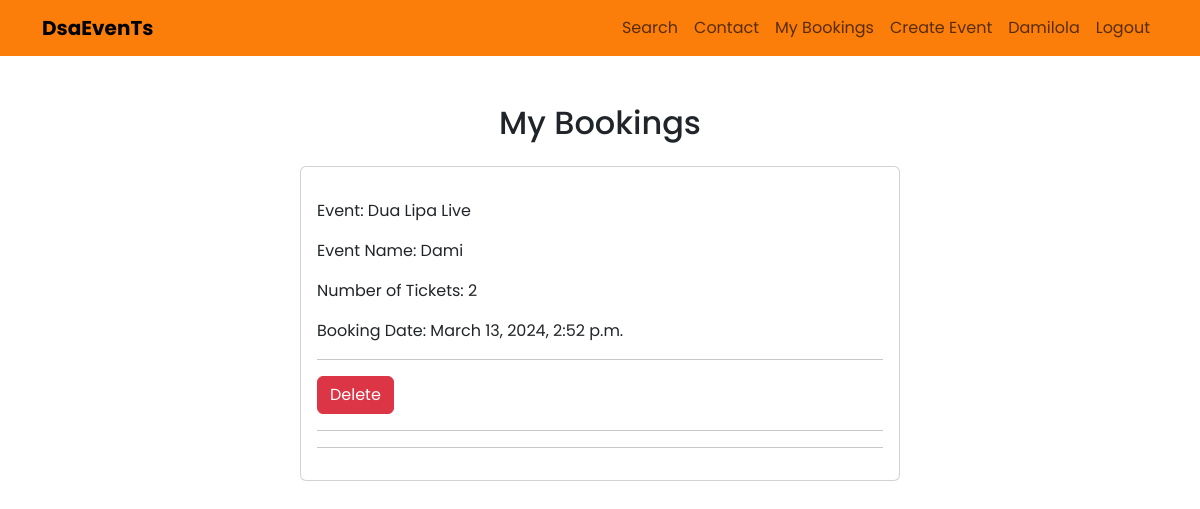
The page /my-bookings/ (signed in) on the database as committed earlier.
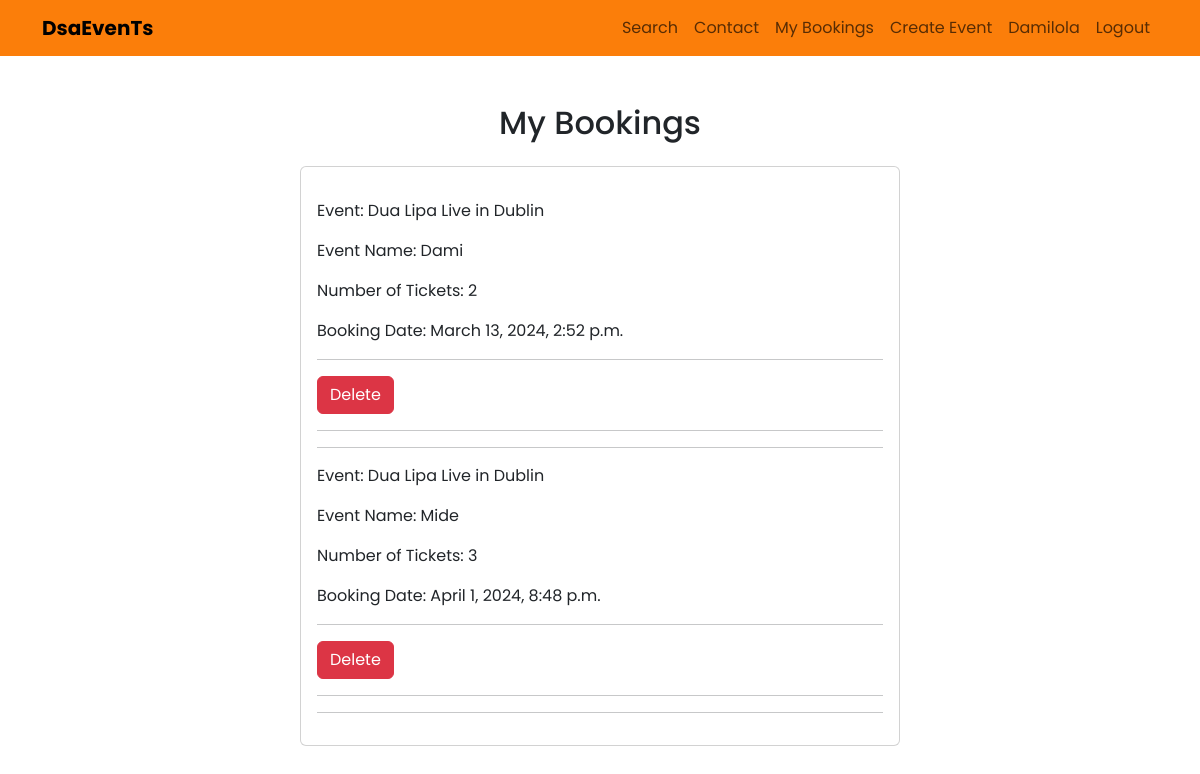
The same page on the database as committed later.
### events/models.py (models this page shows, shortened)
class Booking(models.Model):
    user = models.ForeignKey(User, on_delete=models.CASCADE)
    name = models.CharField(max_length=100, default="Guest")
    email = models.EmailField(default="")
    event = models.ForeignKey(Event, on_delete=models.CASCADE, related_name='bookings')
    num_tickets = models.PositiveIntegerField(default=1)
    booking_date = models.DateTimeField(auto_now_add=True)

class Event(models.Model):
    EVENT_TYPE_CHOICES = (
        ('concert', 'Concert'),
        ('music_festival', 'Music Festival'),
        ('workshop', 'Workshop'),
        ('conference', 'Conference'),
        ('exhibition', 'Exhibition'),
        ('album_release', 'Album Release'),
        ('live_stream', 'Live Stream'),
        ('meetup', 'Meetup'),
    )
    event_type = models.CharField(max_length=100, choices=EVENT_TYPE_CHOICES)
    title = models.CharField(max_length=255)
    date_and_time = models.DateTimeField()
    location = models.CharField(max_length=255)
    country = CountryField()
    description = models.TextField()
    event_image = models.ImageField(blank=True)
    price = models.DecimalField(max_digits=10, decimal_places=2, default=0)
    user = models.ForeignKey(User, on_delete=models.CASCADE, default= None)

### events/views.py (the view)
# urls.py: path('my-bookings/', views.my_bookings, name='my_bookings'),
@require_safe
@login_required
def my_bookings(request):
    bookings = Booking.objects.filter(user=request.user)
    return render (request, "events/my_booking.html", {'bookings': bookings})

### templates/events/my_booking.html (shortened to what this page needs)
{% extends 'base.html' %}
{% block content %}
{% if bookings %}
<div>
    <h2 class="mt-5 mb-4 text-center">My Bookings</h2>
    <div class="card" style="width:50%; margin:0 auto;">
        <div class="card-body">
    {% for booking in bookings %}
      <p class="card-text mt-3">Event: {{ booking.event.title }}</p>
      <p class="card-text mt-3">Event Name: {{ booking.name }}</p>
      <p class="card-text mt-3">Number of Tickets: {{ booking.num_tickets }}</p>
      <p class="card-text mt-3">Booking Date: {{ booking.booking_date }}</p>
      <hr>
      <form action="{% url 'delete_booking' booking.id %}" method="post">
        <button type="submit" onclick="return confirm('Deleting this booking will require you to purchase another ticket or reference your email. Are you sure you want to delete?')" class="btn btn-danger">Delete</button>
      </form>
      <hr>
      <hr>
    {% endfor %}
       </div>
    </div>
</div>
{% else %}
  <p>No bookings found.</p>
{% endif %}
{% endblock %}

Rows that differ between the two databases and show on the page:
changed through a linked row, Booking "Dami": event "Dua Lipa Live" → "Dua Lipa Live in Dublin"
added Booking: event "Dua Lipa Live in Dublin", name "Mide", num_tickets "3", booking_date "April 1, 2024, 8:48 p.m."
